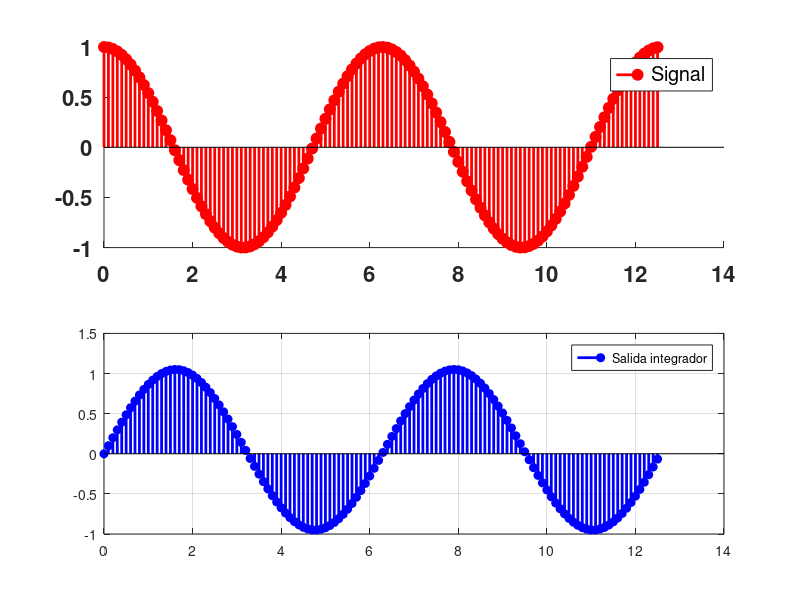

The MATLAB script that drew this image:
%%%
%Simula el comportamiento de un integrador
%en tiempo continuo (CTI) usando la
%aprox. de Euler. La FT del CTI es
% "1/s"
close all;
clear all;
%Frecuecia de muestreo:
Fs=10
%Periodo de muestreo:
Ts=1/Fs
%Resistencia
R=1
%Capacidad
C=1
%Numero de ciclos:
N=2
%Frecuencia de entrada:
Fin=1/(2*pi)
%Fin = 0.1592
%Periodo de entrada:
T=1/Fin
%6.2814
%Ancho de Banda:
BW=1/(pi*2)
% BW = 0.1592
%Frecuencia de Nyquist:
Fn=BW*2
%Fn = 0.3184
%Factor de sobre muestreo:
OSR=Fs/Fn
%OSR = 31.47
% Tiempo de simulaci�n:
t=[0:1/Fs:T*N];
% t = [0 : 0.1 : 12.56] va desde 0 hasta 12.56 en pasos de 0.1
% es decir "t" es un vector de aprox 125 pasos

%ciclo for para inicializar vectores de longitud 125 para la senal
%de entrada y la señal integrada
x = zeros(1, length(t));
y = zeros(1, length(t));

%inicializamos valor de x(1) en 1
x(1) = cos(2.*pi.*Fin.*t(1));


%ciclo for para colocar valores cosenoidales en el vector de entrada x(i)
% y para colocar valores en el vector de integracion usando aproximacion de Euler
for i=2:length(t)
%Senal de entrada:
x(i)=cos(2.*pi.*Fin.*t(i));
%Paso de Integracion utlizando aproximacion de Euler
y(i)=y(i-1)+(Ts*x(i-1));
endfor

figure;
subplot(2,1,1);
set(gca, "fontsize", 16, "fontweight", "bold");
hold on;
stem(t,x,"r", 'LineWidth',2, "markersize", 8, 'markerfacecolor', "r");
legend ("Signal");

subplot(2,1,2)
stem(t,y,"b", 'LineWidth', 2, 'markerfacecolor', "b");
legend ("Salida integrador");
grid on;
